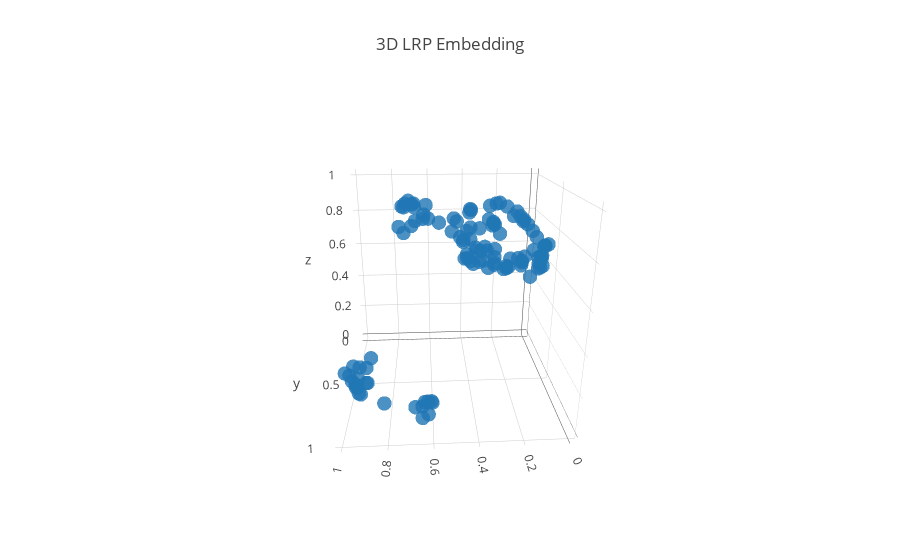

This figure's notebook cell:
### Code cell
embedding = embedding_pipeline.transform(lrp_data)

emb3d = go.Scatter3d(
    x=embedding[:,0],
    y=embedding[:,1],
    z=embedding[:,2],
    mode="markers",
    marker=dict(
        size=5,
#         line=dict(
#             color='rgba(217, 217, 217, 0.14)',
#             width=0.5
#         ),
        opacity=0.8
    )
)

layout = go.Layout(
    title= "3D LRP Embedding"
)

data=[emb3d]

fig = go.Figure(data=data, layout=layout)
iplot(fig, filename='lrp-3d-scatter.html')
